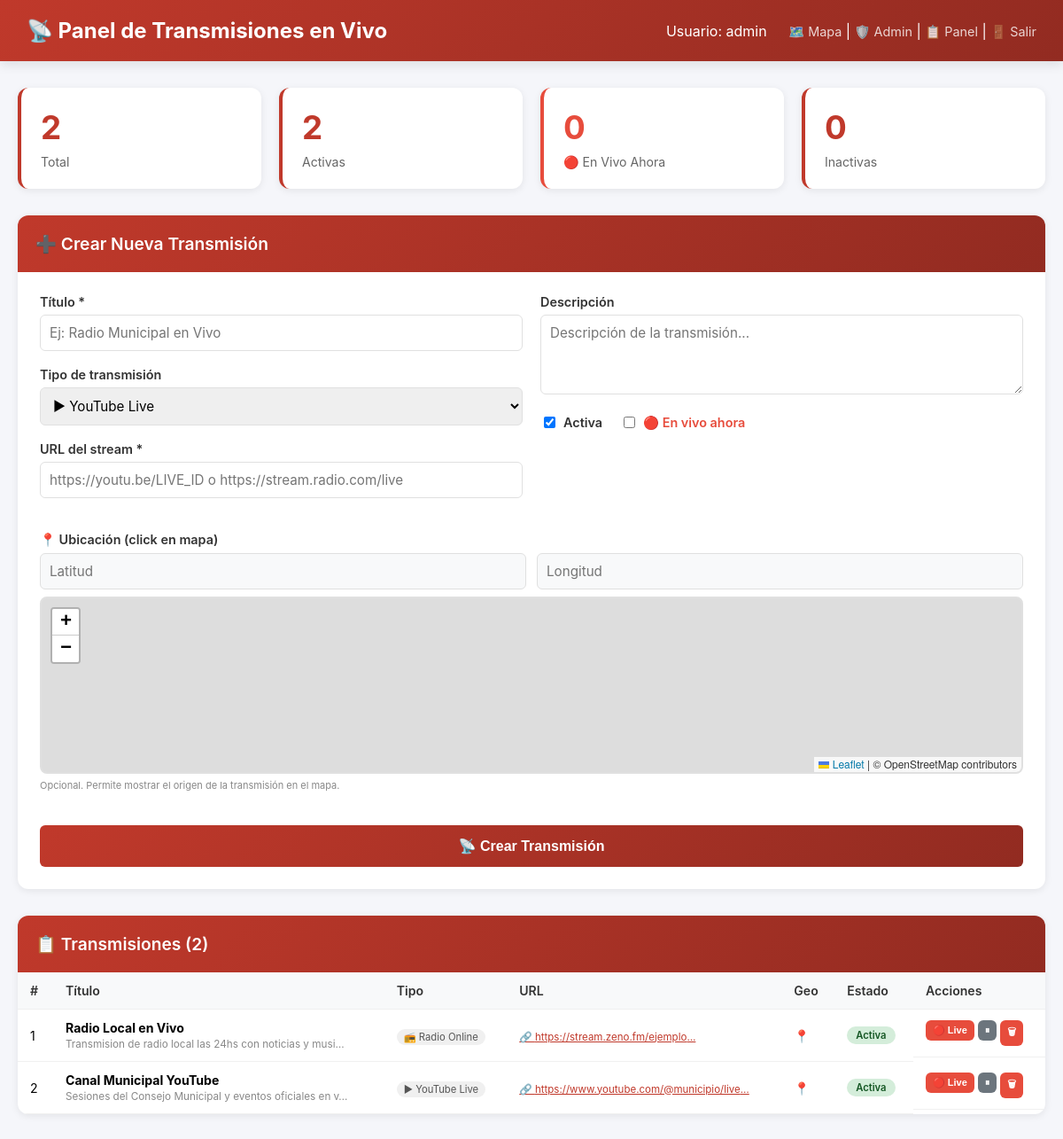
The page /admin/transmisiones/dashboard.php (signed in) on the database its author committed.
### tables this page shows
CREATE TABLE `transmisiones` (
  `id` int(11) NOT NULL,
  `titulo` varchar(255) NOT NULL,
  `descripcion` text DEFAULT NULL,
  `tipo` enum('youtube_live','radio_stream','audio_stream','video_stream') NOT NULL DEFAULT 'youtube_live',
  `stream_url` varchar(500) DEFAULT NULL,
  `lat` decimal(10,8) DEFAULT NULL,
  `lng` decimal(11,8) DEFAULT NULL,
  `business_id` int(11) DEFAULT NULL,
  `evento_id` int(11) DEFAULT NULL,
  `en_vivo` tinyint(1) NOT NULL DEFAULT 0,
  `activo` tinyint(1) NOT NULL DEFAULT 1,
  `created_at` timestamp NOT NULL DEFAULT current_timestamp(),
  `updated_at` timestamp NOT NULL DEFAULT current_timestamp() ON UPDATE current_timestamp()
);

### models/Transmision.php (called while the page is built, shortened)
<?php
class Transmision
{
    public static function getAll(): array
    {
        $db = Database::getInstance()->getConnection();
        return $db->query(
            "SELECT * FROM transmisiones ORDER BY en_vivo DESC, created_at DESC"
        )->fetchAll(PDO::FETCH_ASSOC);
    }
    public static function getStats(): array
    {
        $db  = Database::getInstance()->getConnection();
        $row = $db->query(
            "SELECT
                COUNT(*)               AS total,
                SUM(activo = 1)        AS activas,
                SUM(en_vivo = 1)       AS en_vivo,
                SUM(activo = 0)        AS inactivas
             FROM transmisiones"
        )->fetch(PDO::FETCH_ASSOC);
        return $row ?: ['total' => 0, 'activas' => 0, 'en_vivo' => 0, 'inactivas' => 0];
    }
}

### admin/transmisiones/dashboard.php (the view, shortened to what this page needs)
<?php
require_once __DIR__ . '/../../models/Transmision.php';
$transmisiones = Transmision::getAll();
$stats         = Transmision::getStats();
$tiposLabel = [
    'youtube_live'  => '▶ YouTube Live',
    'radio_stream'  => '📻 Radio Online',
    'audio_stream'  => '🎵 Audio Stream',
    'video_stream'  => '🎬 Video Stream',
];
?>
<!DOCTYPE html>
<html lang="es">
<head>
    <link rel="stylesheet" href="https://unpkg.com/leaflet@1.9.4/dist/leaflet.css" />
</head>
<body>
<header>
    <h1>📡 Panel de Transmisiones en Vivo</h1>
    <div>
        <span style="margin-right:20px;">Usuario: <?php echo htmlspecialchars($_SESSION['user_name']); ?></span>
        <a href="/">🗺️ Mapa</a> |
        <a href="/admin/dashboard.php">🛡️ Admin</a> |
        <a href="/admin/index.php">📋 Panel</a> |
        <a href="/logout">🚪 Salir</a>
    </div>
</header>
<div class="container">
    <div class="stats">
        <div class="stat-card">
            <div class="number"><?php echo $stats['total']; ?></div>
            <div class="label">Total</div>
        </div>
        <div class="stat-card">
            <div class="number"><?php echo $stats['activas']; ?></div>
            <div class="label">Activas</div>
        </div>
        <div class="stat-card live">
            <div class="number"><?php echo $stats['en_vivo']; ?></div>
            <div class="label">🔴 En Vivo Ahora</div>
        </div>
        <div class="stat-card">
            <div class="number"><?php echo $stats['inactivas']; ?></div>
            <div class="label">Inactivas</div>
        </div>
    </div>
    <div class="section">
        <div class="section-header">➕ Crear Nueva Transmisión</div>
        <form method="post" class="form-grid">
            <div>
                <div class="form-group">
                    <label>Título *</label>
                    <input type="text" name="titulo" required placeholder="Ej: Radio Municipal en Vivo">
                </div>
                <div class="form-group">
                    <label>Tipo de transmisión</label>
                    <select name="tipo">
                        <option value="youtube_live">▶ YouTube Live</option>
                    </select>
                </div>
                <div class="form-group">
                    <label>URL del stream *</label>
                    <input type="url" name="stream_url" placeholder="https://youtu.be/LIVE_ID o https://stream.radio.com/live">
                </div>
            </div>
            <div>
                <div class="form-group">
                    <label>Descripción</label>
                    <textarea name="descripcion" placeholder="Descripción de la transmisión..."></textarea>
                </div>
                <div class="form-group" style="display:flex;gap:20px;align-items:center;">
                    <label style="display:flex;align-items:center;gap:6px;cursor:pointer;font-weight:600;">
                        <input type="checkbox" name="activo" checked style="width:auto;"> Activa
                    </label>
                    <label style="display:flex;align-items:center;gap:6px;cursor:pointer;font-weight:600;color:#e74c3c;">
                        <input type="checkbox" name="en_vivo" style="width:auto;"> 🔴 En vivo ahora
                    </label>
                </div>
            </div>
            <div class="form-full">
                <div class="form-group">
                    <label>📍 Ubicación (click en mapa)</label>
                    <div class="geo-row">
                        <input type="number" name="lat" id="input-lat" step="any" placeholder="Latitud" readonly style="background:#f8f9fa;">
                        <input type="number" name="lng" id="input-lng" step="any" placeholder="Longitud" readonly style="background:#f8f9fa;">
                    </div>
                    <div id="mini-map"></div>
                    <p style="font-size:11px;color:#888;margin-top:6px;">Opcional. Permite mostrar el origen de la transmisión en el mapa.</p>
                </div>
            </div>
            <div class="form-full">
                <button type="submit" class="btn btn-primary" style="width:100%;padding:14px;font-size:1em;">📡 Crear Transmisión</button>
            </div>
        </form>
    </div>
    <div class="section">
        <div class="section-header">📋 Transmisiones (<?php echo count($transmisiones); ?>)</div>
        <?php if (empty($transmisiones)): ?>
            <div style="padding:30px;text-align:center;color:#999;">No hay transmisiones aún</div>
        <?php else: ?>
            <table>
                <thead>
                    <tr>
                        <th>#</th>
                        <th>Título</th>
                        <th>Tipo</th>
                        <th>URL</th>
                        <th>Geo</th>
                        <th>Estado</th>
                        <th>Acciones</th>
                    </tr>
                </thead>
                <tbody>
                    <?php foreach ($transmisiones as $t): ?>
                    <tr>
                        <td><?php echo $t['id']; ?></td>
                        <td>
                            <strong><?php echo htmlspecialchars($t['titulo']); ?></strong>
                            <?php if ($t['descripcion']): ?>
                                <br><small style="color:#888;"><?php echo htmlspecialchars(substr($t['descripcion'], 0, 55)); ?><?php echo strlen($t['descripcion']) > 55 ? '…' : ''; ?></small>
                            <?php endif; ?>
                        </td>
                        <td><span class="tipo-badge"><?php echo htmlspecialchars($tiposLabel[$t['tipo']] ?? $t['tipo']); ?></span></td>
                        <td>
                            <?php if ($t['stream_url']): ?>
                                <a href="<?php echo htmlspecialchars($t['stream_url']); ?>" target="_blank" style="color:#c0392b;font-size:.82em;word-break:break-all;">
                                    🔗 <?php echo htmlspecialchars(substr($t['stream_url'], 0, 40)); ?>…
                                </a>
                            <?php else: ?>
                                <span style="color:#ccc;">—</span>
                            <?php endif; ?>
                        </td>
                        <td><?php echo ($t['lat'] && $t['lng']) ? '<span style="color:#27ae60;">📍</span>' : '<span style="color:#ccc;">—</span>'; ?></td>
                        <td>
                            <?php if ($t['en_vivo']): ?>
                                <span class="badge badge-live">🔴 En Vivo</span>
                            <?php elseif ($t['activo']): ?>
                                <span class="badge badge-active">Activa</span>
                            <?php else: ?>
                                <span class="badge badge-inactive">Inactiva</span>
                            <?php endif; ?>
                        </td>
                        <td style="white-space:nowrap;display:flex;gap:4px;flex-wrap:wrap;">
                            <form method="post" class="inline-form">
                                <button type="submit" class="btn btn-live" style="font-size:.78em;padding:5px 8px;">
                                    <?php echo $t['en_vivo'] ? '⏹ Fin' : '🔴 Live'; ?>
                                </button>
                            </form>
                            <form method="post" class="inline-form">
                                <button type="submit" class="btn btn-secondary" style="font-size:.78em;padding:5px 8px;">
                                    <?php echo $t['activo'] ? '⏸' : '▶'; ?>
                                </button>
                            </form>
                            <form method="post" class="inline-form" onsubmit="return confirm('¿Eliminar esta transmisión?')">
                                <button type="submit" class="btn btn-danger" style="font-size:.78em;padding:5px 8px;">🗑</button>
                            </form>
                        </td>
                    </tr>
                    <?php endforeach; ?>
                </tbody>
            </table>
        <?php endif; ?>
    </div>
</div>
</body>
</html>

### admin/transmisiones/dashboard.php (style rules this page uses)
* { box-sizing: border-box; }
body { font-family: -apple-system, BlinkMacSystemFont, 'Segoe UI', sans-serif; margin: 0; background: #f5f6fa; }
header { background: linear-gradient(135deg, #c0392b 0%, #922b21 100%); color: white; padding: 20px 30px; display: flex; justify-content: space-between; align-items: center; box-shadow: 0 4px 12px rgba(0,0,0,.1); }
header h1 { margin: 0; font-size: 1.5em; }
header a { color: rgba(255,255,255,.8); text-decoration: none; font-size: .9em; }
.container { max-width: 1200px; margin: 30px auto; padding: 0 20px; }
.stats { display: grid; grid-template-columns: repeat(auto-fit, minmax(160px, 1fr)); gap: 20px; margin-bottom: 30px; }
.stat-card { background: white; padding: 22px; border-radius: 12px; box-shadow: 0 2px 8px rgba(0,0,0,.08); border-left: 4px solid #c0392b; }
.stat-card.live { border-left-color: #e74c3c; }
.stat-card .number { font-size: 2.3em; font-weight: bold; color: #c0392b; }
.stat-card.live .number { color: #e74c3c; }
.stat-card .label { color: #666; font-size: .88em; margin-top: 8px; }
.section { background: white; border-radius: 12px; box-shadow: 0 2px 8px rgba(0,0,0,.08); margin-bottom: 30px; overflow: hidden; }
.section-header { background: linear-gradient(135deg, #c0392b 0%, #922b21 100%); color: white; padding: 20px; font-size: 1.2em; font-weight: 600; }
.form-group { margin-bottom: 18px; }
.form-group label { display: block; margin-bottom: 6px; font-weight: 600; color: #333; font-size: .9em; }
.form-group input, .form-group textarea, .form-group select { width: 100%; padding: 10px; border: 1px solid #e0e0e0; border-radius: 6px; font-family: inherit; font-size: .95em; }
.form-group textarea { resize: vertical; min-height: 90px; }
.form-grid { padding: 25px; display: grid; grid-template-columns: 1fr 1fr; gap: 20px; }
.form-full { grid-column: 1/-1; }
.geo-row { display: grid; grid-template-columns: 1fr 1fr; gap: 12px; }
#mini-map { height: 200px; border-radius: 8px; border: 2px solid #e0e0e0; margin-top: 8px; }
table { width: 100%; border-collapse: collapse; }
th, td { padding: 12px 14px; text-align: left; border-bottom: 1px solid #f0f0f0; font-size: .88em; }
th { background: #f8f9fa; font-weight: 600; color: #333; }
.badge { display: inline-block; padding: 3px 10px; border-radius: 20px; font-size: .8em; font-weight: 600; }
.badge-active { background: #d4edda; color: #155724; }
.btn { padding: 8px 12px; border: none; border-radius: 6px; cursor: pointer; font-size: .85em; font-weight: 600; transition: all .3s; }
.btn-primary { background: linear-gradient(135deg, #c0392b 0%, #922b21 100%); color: white; }
.btn-live { background: #e74c3c; color: white; }
.btn-danger { background: #e74c3c; color: white; }
.btn-secondary { background: #6c757d; color: white; }
.inline-form { display: inline; }
.tipo-badge { font-size: .8em; padding: 2px 8px; border-radius: 12px; background: #f0f0f0; color: #555; }

### rows shown on the page
transmisiones: id "1", titulo "Radio Local en Vivo", descripcion "Transmision de radio local las 24hs con noticias y musi", tipo "📻 Radio Online", stream_url "https://stream.zeno.fm/ejemplo", en_vivo "Activa"
transmisiones: id "2", titulo "Canal Municipal YouTube", descripcion "Sesiones del Consejo Municipal y eventos oficiales en v", tipo "▶ YouTube Live", stream_url "https://www.youtube.com/@municipio/live", en_vivo "Activa"

### other values the page prints
$_SESSION['user_name'] "admin"
$stats['total'] "2"
$stats['activas'] "2"
$stats['en_vivo'] "0"
$stats['inactivas'] "0"
count($transmisiones) "2"
